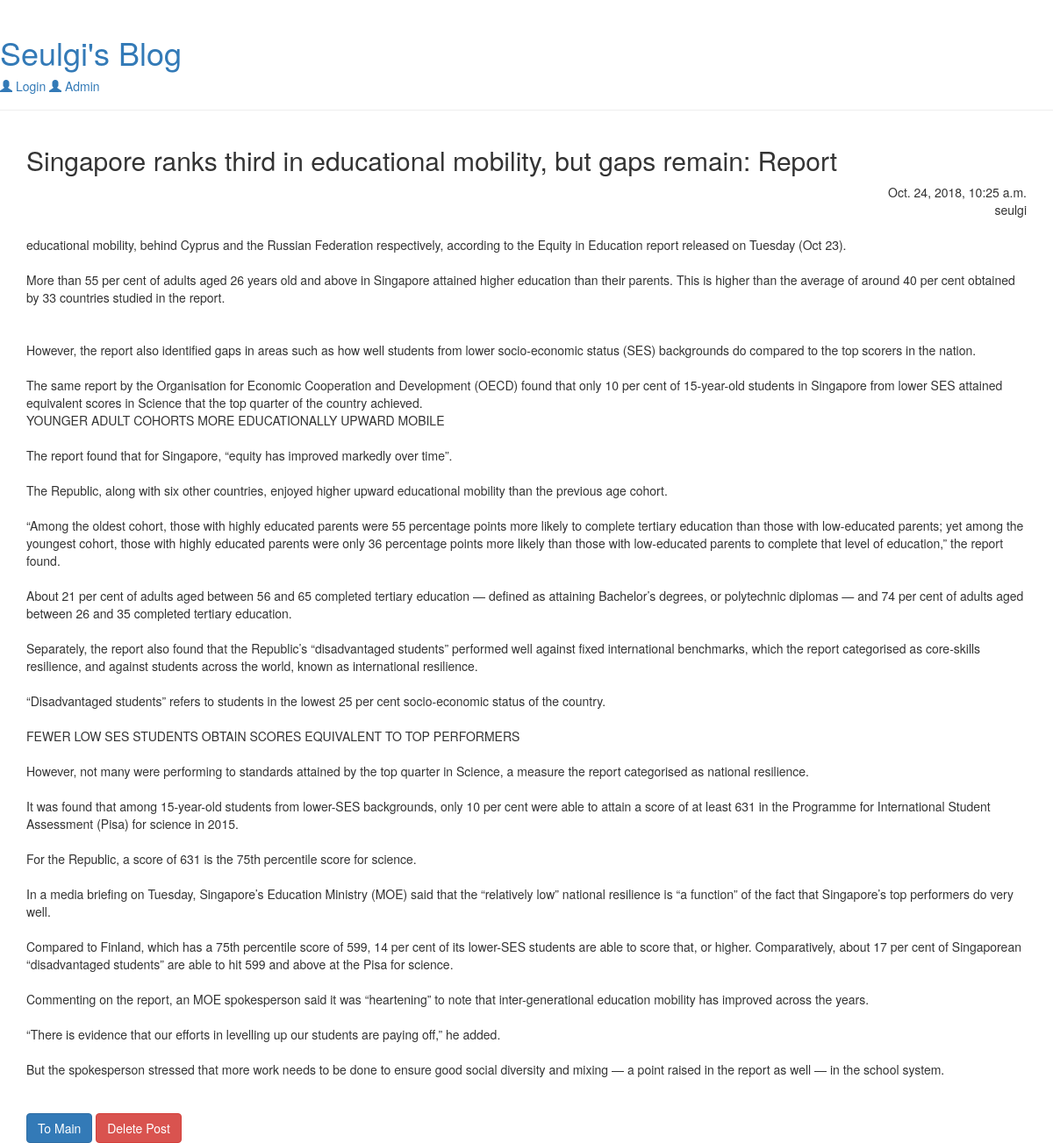
/post/5/, run on the app's committed database.
### blog/models.py (models this page shows, shortened)
class Post(models.Model):
    author = models.ForeignKey('auth.User',on_delete=models.CASCADE)
    title  = models.CharField(max_length=200)
    text   = models.TextField()
    created_date = models.DateTimeField(default=timezone.now)
    published_date = models.DateTimeField(blank=True, null=True)

### blog/views.py (the view)
# urls.py: url(r'^post/(?P<pk>[0-9]+)/$', views.post_detail, name='post_detail'),
def post_detail(request,pk):
    post = get_object_or_404(Post, pk=pk)
    return render(request, 'blog/post_detail.html', {'post' : post})

### blog/templates/blog/post_detail.html (shortened to what this page needs)
{% extends 'blog/base.html' %}
{% block content %}
    <div class="container">
                <h2>{{ post.title }}</h2>
                    <span class="published-detail"> {{ post.created_date }}</span><br>
                    <span class="published-detail">{{ post.author }} </span>
                 <br><br>
                <div class="content">{{ post.text|linebreaksbr }}</div>
        <br><br>
        <table>
        <a href="/">
            <button type="button" class="btn btn-primary to-main">To Main</button>
        </a>
        <form action="{% url 'post_delete' pk=post.pk  %}" method="POST">
            <button type="submit" class="btn btn-danger">Delete Post</button>
        </form>
      </table>
    </div>
{% endblock %}

### blog/static/css/blog.css (style rules this page uses)
.published-detail { float:right; font-size: 14px; }

### data on the page
Post: title "Singapore ranks third in educational mobility, but gaps remain: Report", created_date "Oct. 24, 2018, 10:25 a.m.", author "seulgi", text "educational mobility, behind Cyprus and the Russian Federation respectively, according to the Equity in Education report released on Tuesday (Oct 23). More than 55 per cent of adults aged 26 years old and above in Singapore attained higher education than their parents. This is higher than the average of around 40 per cent obtained by 33 countries studied in the report. However, the report also identified gaps in areas such as how well students from lower socio-economic status (SES) backgrounds do compared to the top scorers in the nation. The same report by the Organisation for Economic Cooperation and Development (OECD) found that only 10 per cent of 15-year-old students in Singapore from…"
